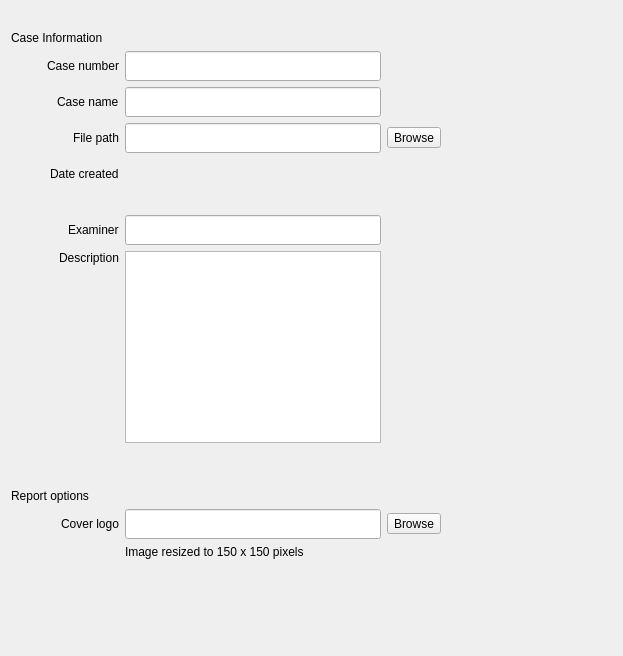
      <widget class="QWidget" name="casedetails">
       <layout class="QVBoxLayout" name="verticalLayout_2">
        <item>
         <widget class="QLabel" name="label_2">
          <property name="text">
           <string/>
          </property>
         </widget>
        </item>
        <item>
         <layout class="QGridLayout" name="gridLayout_4">
          <item row="12" column="1" alignment="Qt::AlignRight">
           <widget class="QLabel" name="lblCover">
            <property name="sizePolicy">
             <sizepolicy hsizetype="Preferred" vsizetype="Preferred">
              <horstretch>0</horstretch>
              <verstretch>0</verstretch>
             </sizepolicy>
            </property>
            <property name="minimumSize">
             <size>
              <width>0</width>
              <height>30</height>
             </size>
            </property>
            <property name="text">
             <string>Cover logo</string>
            </property>
           </widget>
          </item>
          <item row="12" column="3">
           <widget class="QToolButton" name="tbBrowseCover">
            <property name="text">
             <string>Browse</string>
            </property>
           </widget>
          </item>
          <item row="11" column="0" colspan="2">
           <widget class="QLabel" name="lblReportOptions">
            <property name="text">
             <string>Report options</string>
            </property>
           </widget>
          </item>
          <item row="10" column="0">
           <widget class="QLabel" name="label_14">
            <property name="text">
             <string/>
            </property>
           </widget>
          </item>
          <item row="9" column="0">
           <widget class="QLabel" name="label_15">
            <property name="text">
             <string/>
            </property>
           </widget>
          </item>
          <item row="6" column="1">
           <widget class="QLabel" name="label_7">
            <property name="text">
             <string/>
            </property>
           </widget>
          </item>
          <item row="5" column="1" alignment="Qt::AlignRight">
           <widget class="QLabel" name="lblDate">
            <property name="sizePolicy">
             <sizepolicy hsizetype="Preferred" vsizetype="Preferred">
              <horstretch>0</horstretch>
              <verstretch>0</verstretch>
             </sizepolicy>
            </property>
            <property name="minimumSize">
             <size>
              <width>0</width>
              <height>30</height>
             </size>
            </property>
            <property name="text">
             <string>Date created</string>
            </property>
           </widget>
          </item>
          <item row="7" column="1" alignment="Qt::AlignRight">
           <widget class="QLabel" name="lblExam">
            <property name="sizePolicy">
             <sizepolicy hsizetype="Preferred" vsizetype="Preferred">
              <horstretch>0</horstretch>
              <verstretch>0</verstretch>
             </sizepolicy>
            </property>
            <property name="minimumSize">
             <size>
              <width>0</width>
              <height>30</height>
             </size>
            </property>
            <property name="text">
             <string>Examiner</string>
            </property>
           </widget>
          </item>
          <item row="8" column="1" alignment="Qt::AlignRight|Qt::AlignTop">
           <widget class="QLabel" name="lblDescr">
            <property name="text">
             <string>Description</string>
            </property>
           </widget>
          </item>
          <item row="1" column="3">
           <spacer name="horizontalSpacer">
            <property name="orientation">
             <enum>Qt::Horizontal</enum>
            </property>
            <property name="sizeType">
             <enum>QSizePolicy::Fixed</enum>
            </property>
            <property name="sizeHint" stdset="0">
             <size>
              <width>225</width>
              <height>20</height>
             </size>
            </property>
           </spacer>
          </item>
          <item row="1" column="2">
           <widget class="QLineEdit" name="leCaseNumber">
            <property name="sizePolicy">
             <sizepolicy hsizetype="Expanding" vsizetype="Preferred">
              <horstretch>0</horstretch>
              <verstretch>0</verstretch>
             </sizepolicy>
            </property>
            <property name="minimumSize">
             <size>
              <width>0</width>
              <height>30</height>
             </size>
            </property>
           </widget>
          </item>
          <item row="3" column="1" alignment="Qt::AlignRight">
           <widget class="QLabel" name="lblFolder">
            <property name="sizePolicy">
             <sizepolicy hsizetype="Preferred" vsizetype="Preferred">
              <horstretch>0</horstretch>
              <verstretch>0</verstretch>
             </sizepolicy>
            </property>
            <property name="minimumSize">
             <size>
              <width>0</width>
              <height>30</height>
             </size>
            </property>
            <property name="text">
             <string>Case name</string>
            </property>
           </widget>
          </item>
          <item row="1" column="0">
           <spacer name="horizontalSpacer_2">
            <property name="orientation">
             <enum>Qt::Horizontal</enum>
            </property>
            <property name="sizeType">
             <enum>QSizePolicy::Fixed</enum>
            </property>
            <property name="sizeHint" stdset="0">
             <size>
              <width>30</width>
              <height>20</height>
             </size>
            </property>
           </spacer>
          </item>
          <item row="1" column="1" alignment="Qt::AlignRight">
           <widget class="QLabel" name="lblCaseNr">
            <property name="sizePolicy">
             <sizepolicy hsizetype="Preferred" vsizetype="Preferred">
              <horstretch>0</horstretch>
              <verstretch>0</verstretch>
             </sizepolicy>
            </property>
            <property name="minimumSize">
             <size>
              <width>0</width>
              <height>30</height>
             </size>
            </property>
            <property name="text">
             <string>Case number</string>
            </property>
           </widget>
          </item>
          <item row="4" column="1" alignment="Qt::AlignRight">
           <widget class="QLabel" name="lblFile">
            <property name="sizePolicy">
             <sizepolicy hsizetype="Preferred" vsizetype="Preferred">
              <horstretch>0</horstretch>
              <verstretch>0</verstretch>
             </sizepolicy>
            </property>
            <property name="minimumSize">
             <size>
              <width>0</width>
              <height>30</height>
             </size>
            </property>
            <property name="text">
             <string>File path</string>
            </property>
           </widget>
          </item>
          <item row="13" column="2">
           <widget class="QLabel" name="lblImage">
            <property name="text">
             <string>Image resized to 150 x 150 pixels</string>
            </property>
           </widget>
          </item>
          <item row="5" column="2">
           <widget class="QLabel" name="lblDateCreated">
            <property name="sizePolicy">
             <sizepolicy hsizetype="Preferred" vsizetype="Preferred">
              <horstretch>0</horstretch>
              <verstretch>0</verstretch>
             </sizepolicy>
            </property>
            <property name="minimumSize">
             <size>
              <width>0</width>
              <height>30</height>
             </size>
            </property>
            <property name="text">
             <string/>
            </property>
           </widget>
          </item>
          <item row="3" column="2">
           <widget class="QLineEdit" name="leCaseName">
            <property name="sizePolicy">
             <sizepolicy hsizetype="Expanding" vsizetype="Preferred">
              <horstretch>0</horstretch>
              <verstretch>0</verstretch>
             </sizepolicy>
            </property>
            <property name="minimumSize">
             <size>
              <width>0</width>
              <height>30</height>
             </size>
            </property>
           </widget>
          </item>
          <item row="0" column="0" colspan="2">
           <widget class="QLabel" name="lblCaseInfo">
            <property name="text">
             <string>Case Information</string>
            </property>
           </widget>
          </item>
          <item row="4" column="2">
           <widget class="QLineEdit" name="leFilePath">
            <property name="sizePolicy">
             <sizepolicy hsizetype="Expanding" vsizetype="Preferred">
              <horstretch>0</horstretch>
              <verstretch>0</verstretch>
             </sizepolicy>
            </property>
            <property name="minimumSize">
             <size>
              <width>0</width>
              <height>30</height>
             </size>
            </property>
           </widget>
          </item>
          <item row="7" column="2">
           <widget class="QLineEdit" name="leExaminer">
            <property name="sizePolicy">
             <sizepolicy hsizetype="Expanding" vsizetype="Preferred">
              <horstretch>0</horstretch>
              <verstretch>0</verstretch>
             </sizepolicy>
            </property>
            <property name="minimumSize">
             <size>
              <width>0</width>
              <height>30</height>
             </size>
            </property>
           </widget>
          </item>
          <item row="4" column="3">
           <widget class="QToolButton" name="tbBrowsePath">
            <property name="text">
             <string>Browse</string>
            </property>
           </widget>
          </item>
          <item row="12" column="2">
           <widget class="QLineEdit" name="lineEdit_5">
            <property name="sizePolicy">
             <sizepolicy hsizetype="Expanding" vsizetype="Preferred">
              <horstretch>0</horstretch>
              <verstretch>0</verstretch>
             </sizepolicy>
            </property>
            <property name="minimumSize">
             <size>
              <width>0</width>
              <height>30</height>
             </size>
            </property>
           </widget>
          </item>
          <item row="14" column="2">
           <widget class="QLabel" name="label">
            <property name="minimumSize">
             <size>
              <width>0</width>
              <height>80</height>
             </size>
            </property>
            <property name="text">
             <string/>
            </property>
           </widget>
          </item>
          <item row="8" column="2">
           <widget class="QPlainTextEdit" name="plainTextEdit"/>
          </item>
         </layout>
        </item>
       </layout>
      </widget>
